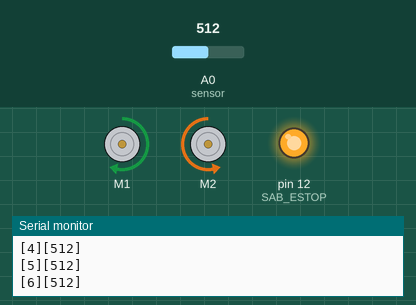
A sketch run on a simulated Arduino Uno, built with avr-gcc and run on an emulated ATmega328P. Shown: 2 × DC motor (green arrow = forward, orange = backward, longer = faster), output pins drawn as LEDs (lit = HIGH), the last lines printed to the serial monitor. Inputs (shaded band) come from the test bench; at power-on: A0 (sensor) = 512.

Above: at 3.4 s.
3.5 s: A0 (sensor) set to 268
5.8 s: A0 (sensor) set to 235
At 7.5 s:
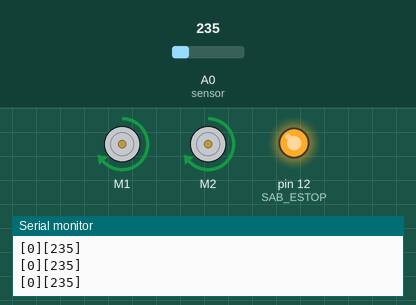
8.5 s: A0 (sensor) set to 260
At 9.8 s:
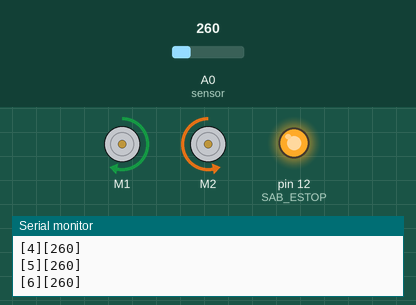
10.4 s: A0 (sensor) set to 240
At 12.0 s:
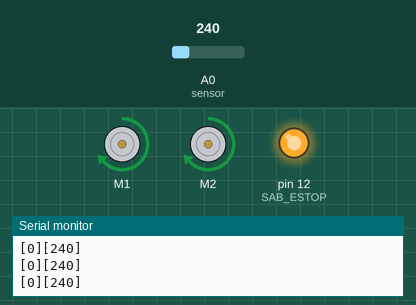
Timing chart, 0 to 13.4 s (numbered marks = the images above; inputs shaded):
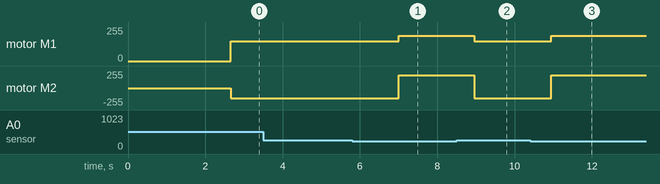

Measured:
- the behaviour switches between 251 and 250 on A0 (sensor) (found by bisection; images 0 and 1)
- after the input at 5.8 s, motor M1: forward 150/255 → forward 190/255 after 1.2 s; motor M2: backward 150/255 → forward 190/255 after 1.2 s
- after the input at 8.5 s, motor M1: forward 190/255 → forward 150/255 after 0.46 s; motor M2: forward 190/255 → backward 150/255 after 0.46 s
- after the input at 10.4 s, motor M1: forward 150/255 → forward 190/255 after 0.55 s; motor M2: backward 150/255 → forward 190/255 after 0.55 s

The sketch:

MLT-JR_Sensor_Demo.ino
```cpp
//=========================HEADER=============================================================
/*
   MLT JR Sensor Demomonstration
   AUTHOR: Jason Traud
   DATE: 5/23/2015

   This firmware expands on the basic movement demo to include a front mounted IR sensor.
   With the addition of an IR sensor to the front of the robot allows us to perform a bit
   of autonomy.

   In this example we are using the analog feedback to do some basic object advoance by
   stopping and turning when we see something. To help prevent issues with a random bad
   reading, a program counter is used so that we have to detect an object for half about
   half of a second before turning.

   Hardware: Arduino Uno R3      (MCU-050-000)
             MLT-JR Programmable (TP-220-002)
             Sabertooth 2x12     (TE-091-212)
             IR Sensor           (TS-061-000)

   Connections:
     Arduino Gnd  -  IR sensor ground  (Black)
     Arduino A0   -  IR sensor output  (White)
     Arduino 5V   -  IR sensor Vcc     (Red)

     Arduino D13  -   Sabertooth S1 (This is the software serial port)
     Arduino D12  -   Sabertooth S2 (This is the optional emergency stop port)
     Arduino Gnd  -   Sabertooth 0V (A common ground is needed for stable communication)


   License: CCAv3.0 Attribution-ShareAlike (http://creativecommons.org/licenses/by-sa/3.0/)
   You're free to use this code for any venture. Attribution is greatly appreciated.
//============================================================================================
*/

// ****************************************************
// Libraries
// ****************************************************
#include <SoftwareSerial.h>        // Serial Library
#include <Sabertooth.h>            // Sabertooth Library

// ****************************************************
// Hardware Pin Definitions
// ****************************************************
#define SAB_PORT 13
#define SAB_ESTOP 12
#define SENSOR A0

// ****************************************************
// Motor Controller
// ****************************************************
SoftwareSerial SWSerial(NOT_A_PIN, 13); // RX on no pin (unused), TX on pin 13 (to S1).
Sabertooth ST(128, SWSerial);           // Address 128, and use SWSerial as the serial port.

// ****************************************************
// Misc Constants and Globals
// ****************************************************
word Sensor_Dis = 0;      // Holds analog sensor information
word counter = 0;         // program counter used for object detection

// ****************************************************
// Initial setup function, called once
// RETURNS: none
// ****************************************************
void setup()
{

  // Initialize serial
  Serial.begin(9600);   // Set Baud Rate for debug serial output
  SWSerial.begin(9600); // Set the baud rate for motor controller communication

  // Emergency stop signal for the Sabertooth motor controller
  pinMode(SAB_ESTOP, OUTPUT);

  delay(200);
  ST.autobaud();

  // Release the emergency stop
  digitalWrite(SAB_ESTOP, HIGH);
}

// ****************************************************
// Main program loop
// The
// RETURNS: none
// ****************************************************
void loop()
{
  Sensor_Dis = analogRead(A0); // Read in current sensor data

  // DEBUG
  Serial.print("[");  Serial.print(counter);    Serial.print("]");
  Serial.print("[");  Serial.print(Sensor_Dis); Serial.println("]");

  // Test to see if we have detected an object
  if(Sensor_Dis> 250) {

    // Due to the delay at the bottom of the main loop, six counts will
    // bring us to about a half second. At this point we know that
    // there's something in front of the robot and it isn't a bad reading
    if(counter>5) {

      ST.drive(0);  // Stop the robot and turn
      ST.turn(75);

      delay(1900); // Wait for an arbitrary about of time
      counter=0;   // Reset our counter
    }

    counter=counter+1;  // Increment our counter
  }

  // If no obstacle is found, continue driving
  else {
    ST.drive(95);
    ST.turn(0);
    counter=0;
  }

  // Slow ourselves down. if we send data to the motor controllers too fast then
  delay(75);
}

// ****************************************************
// Stops motors and restricts movement
// RETURNS: none
// ****************************************************
void allStop()
{
  ST.drive(0);  // Zero motors
  ST.turn(0);
  digitalWrite(SAB_ESTOP, HIGH);  // Trigger eStop
}
```
